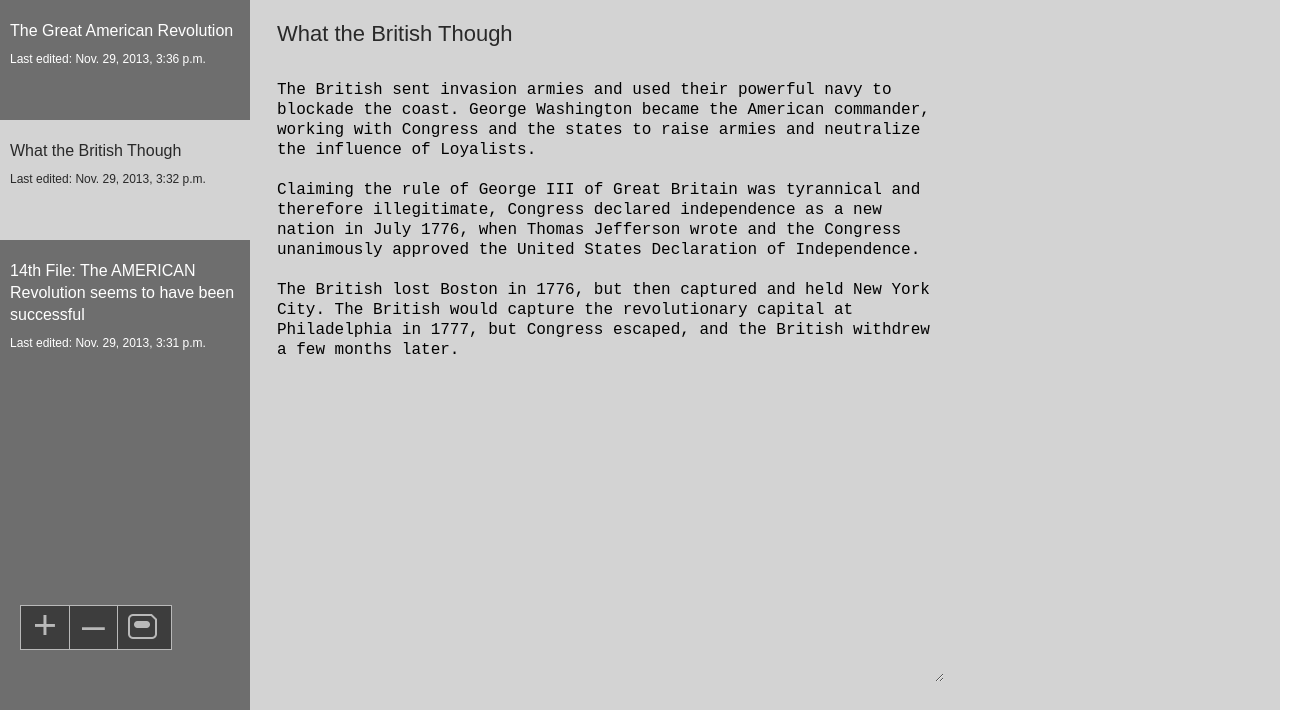
Page /4/ on the committed database.
### notes/models.py (models this page shows, shortened)
class Note(models.Model):
	title = models.CharField(max_length=100)
	content = models.TextField()
	first_published_date = models.DateTimeField(auto_now=True)
	last_update_date = models.DateTimeField(auto_now=True)

### notes/views.py (the view)
# urls.py: url(r'^(?P<note_id>\d+)/$', views.read, name='read'),
def read(request, note_id):
	"""Reads a specific note from the Database"""
	list_of_notes = Note.objects.all().order_by('-last_update_date')
	template = 'notes/base.html'
	note = Note.objects.get(id=note_id)
	noteid = note.id
	target = Note.objects.get(id=note_id)
	form = NotesForm(initial={'title': target.title, 'content': target.content})
	context = {'list_of_notes': list_of_notes, 'target': target, 'form': form, 'noteid': noteid}
	return render(request, template, context)

### notes/views.py
class NotesForm(forms.Form):
    title = forms.CharField(max_length=150)
    content = forms.CharField(widget=forms.Textarea(attrs={'rows':30, 'cols':65}))
    noteid = forms.CharField()

### notes/templates/notes/base.html (shortened to what this page needs)
<!DOCTYPE html>
 <html class="no-js">
    <head>
        {% load staticfiles %}
        <link rel="stylesheet" type="text/css" href="{% static 'notes/style.css' %}" />
    </head>
    <body>
        <div class="main_container">
            {% if not deleted %}
                <form action="/update/" method="post">{% csrf_token %}
            {% else %}
                <form method="post" action="javascript:;">
            {% endif %}
            <section class="notes_list">
                {% block empty %}
                    {% if list_of_notes %}
                        {% for note in list_of_notes %}
                            <a href="{% url 'notes:read' note_id=note.id %}">
                                <div class="note_selector {% if note.id == target.id %} selected {% endif %}">
                                <h2>{{ note.title }}</h2>
                                <p>Last edited: {{ note.last_update_date }}</p>
                                </div>
                            </a>
                        {% endfor %}
                    {% endif %}
                <div class="nav_buttons">
                    <a href="{% url 'notes:create' %}">+</a>
                    <a href="{% if not deleted %}{% url 'notes:delete' note_id=target.id %}{% else %}javascript:;{% endif %}">–</a>
                    <input type="submit" value='' style="background:url({% static 'notes/savedisk.png' %}) no-repeat;">
                </div>
            </section>
            <section class="note_text">
                {% if list_of_notes %}
                    {% if newspace %}
                        <a href="javascript:;">
                            <div class="note_selector selected">
                                <h2>New note</h2>
                                <p>To be published now</p>
                            </div>
                        </a>
                    {% else %}
                        {% if deleted %}
                            <h1>Note: {{ tempid }} was deleted</h1>
                            <p>Please enter a note</p>
                        {% else %}
                            <div class="note_title">
                                {{ form.title }}
                            </div>
                            <div class="note_content">
                                {{ form.content }}
                            </div>
                           </form>
                        {% endif %}
                    {% endif %}
                {% else %}
                    <h1>Please enter a title</h1>
                    <p>Please enter a note</p>
                {% endif %}
                {% endblock empty %}
        </div>
    </body>
</html>

### notes/static/notes/style.css (style rules this page uses)
html, body { padding:0; margin:0; }
.main_container { width:1280px; min-height:800px; height:100%; background:#d3d3d3; }
.notes_list { width:250px; min-height:800px; height:100%; background:#6e6e6e; float:left; position:relative; }
.note_text { float:left; margin-left:25px; width:865px; min-height:800px; }
.note_selector { width:230px; height:100px; padding:20px 10px 0 10px; }
.note_selector h2 { margin:0 0 10px 0; color:#ffffff; }
.note_selector p { font-size:12px; color:#ffffff; }
.note_selector.selected { background:#d3d3d3; }
.note_selector.selected h2 { color:#292929; }
.note_selector.selected p { color:#292929; }
.nav_buttons { position:absolute; bottom:150px; left:20px; background:#3d3d3d; border:solid 1px #b9b9b9; width:150px; }
.nav_buttons input { width:47px; height:43px; border-right:solid 1px #b9b9b9; font-size:41px; color:#b9b9b9; display:block; float:left; border:none; border-right:solid 1px #b9b9b9; margin:0; padding:0; cursor:pointer; background:#3d3d3d; box-sizing:none !important; }
.nav_buttons a { text-align: center; border-right:solid 1px #b9b9b9; font-size:41px; color:#b9b9b9; display:block; float:left; padding:5px 12px 10px 12px !important; line-height:28px; }
.nav_buttons input { border-right:none; position: relative; left: 10px; top: 8px; }
.note_text h1, .note_text input { width:800px; font-size:22px; margin:20px 0 30px 0; color:#292929; font-weight:400; display:block; background:#d3d3d3; border:none; }
.note_text p, .note_text textarea { font-size:16px; margin-bottom:15px; font-weight:300; line-height:20px; display:block; background:#d3d3d3; border:none; }
h1, h2, h3, h4, h5, h6, p, a { font-family:helvetica; }
h2 { font-size:16px; line-height:22px; font-weight:300; padding:0; }
p { margin:0; padding:0; }
a { text-decoration:none; border:none; cursor:pointer; }

### rows in the picture
Note: title "The Great American Revolution", last_update_date "Nov. 29, 2013, 3:36 p.m."
Note: title "What the British Though", last_update_date "Nov. 29, 2013, 3:32 p.m.", content "The British sent invasion armies and used their powerful navy to blockade the coast. George Washington became the American commander, working with Congress and the states to raise armies and neutralize the influence of Loyalists. Claiming the rule of George III of Great Britain was tyrannical and therefore illegitimate, Congress declared independence as a new nation in July 1776, when Thomas Jefferson wrote and the Congress unanimously approved the United States Declaration of Independence. The British lost Boston in 1776, but then captured and held New York City. The British would capture the revolutionary capital at Philadelphia in 1777, but Congress escaped, and the British withdrew a…"
Note: title "14th File: The AMERICAN Revolution seems to have been successful", last_update_date "Nov. 29, 2013, 3:31 p.m."
